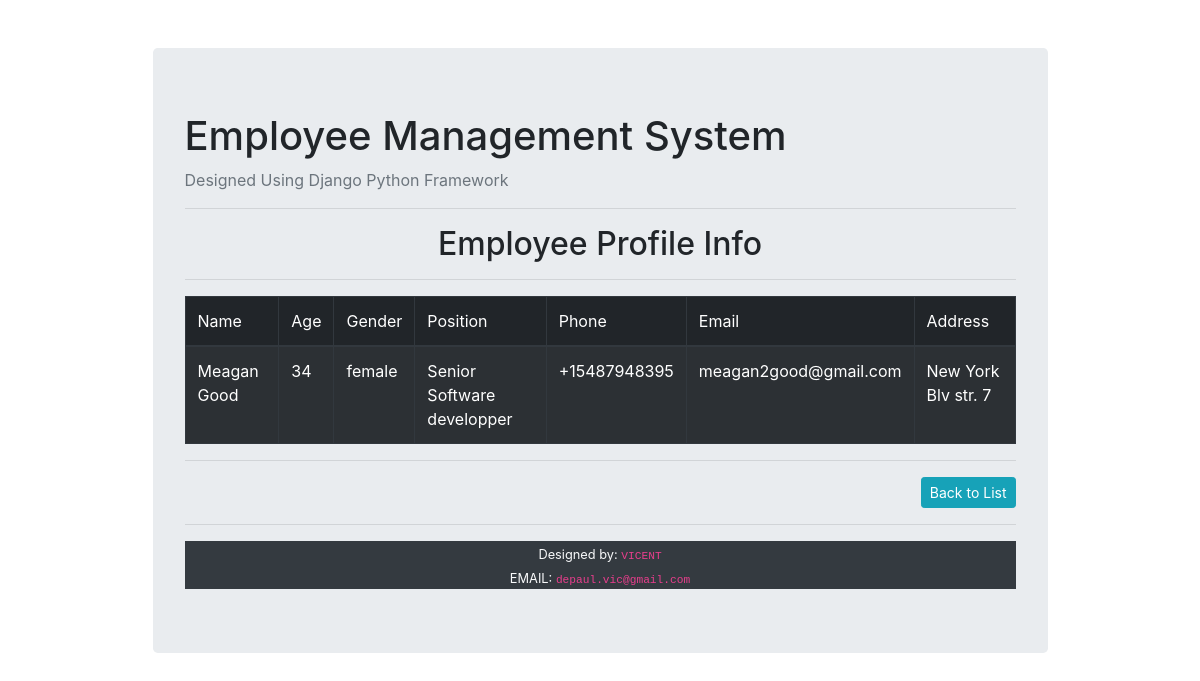
/employee/9/, run on the app's committed database.
### employee_registry/models.py (models this page shows, shortened)
class Employee(models.Model):
    GENDER_CHOICES = (
        ('male', 'MALE'),
        ('female', 'FEMALE'),
        ('prefer not to say', 'PREFER NOT TO SAY'),
    )
    name = models.CharField(max_length=100)
    email = models.CharField(max_length=100)
    phone = models.CharField(max_length=16)
    age = models.PositiveIntegerField()
    gender = models.CharField(max_length=50, choices=GENDER_CHOICES)
    address = models.TextField(max_length=200)
    position = models.ForeignKey(Position, on_delete=models.CASCADE)

class Position(models.Model):
    title = models.CharField(max_length=50)
    def __str__(self):
        return self.title

### employee_registry/views.py (the view)
# urls.py: path('employee/<int:id>/', views.employeeView, name='view'),
def employeeView(request, id):
    employee = Employee.objects.get(id=id)
    context={'employee':employee}
    return render(request, 'employee_registry/employee.html', context)

### employee_registry/templates/employee_registry/employee.html
{% extends 'employee_registry/main.html' %}
{% block content %}
   <h2 class="text-weight-bold text-center">Employee Profile Info</h2>
      <hr>
   <table class="table table-bordered table-striped table-dark table-hover">
      <thead class="text-weight-bold">
          <tr>
              <td>Name</td>
              <td>Age</td>
              <td>Gender</td>
              <td>Position</td>
              <td>Phone</td>
              <td>Email</td>
              <td>Address</td>
          </tr>
      </thead>
      <tbody>
          <tr>
            <td>{{ employee.name }}</td>
            <td>{{ employee.age }}</td>
            <td>{{ employee.gender }}</td>
            <td>{{ employee.position }}</td>
            <td>{{ employee.phone }}</td>
            <td>{{ employee.email }}</td>
            <td>{{ employee.address }}</td>
          </tr>
      </tbody>
   </table>
   <hr>
<div class="text-right">
    <a class="btn btn-sm btn-info" href="{% url 'list' %}">Back to List</a>
</div>
{% endblock %}

### data on the page
Employee: name "Meagan Good", age "34", gender "female", position "Senior Software developper", phone "+15487948395", email "meagan2good@gmail.com", address "New York Blv str. 7"
